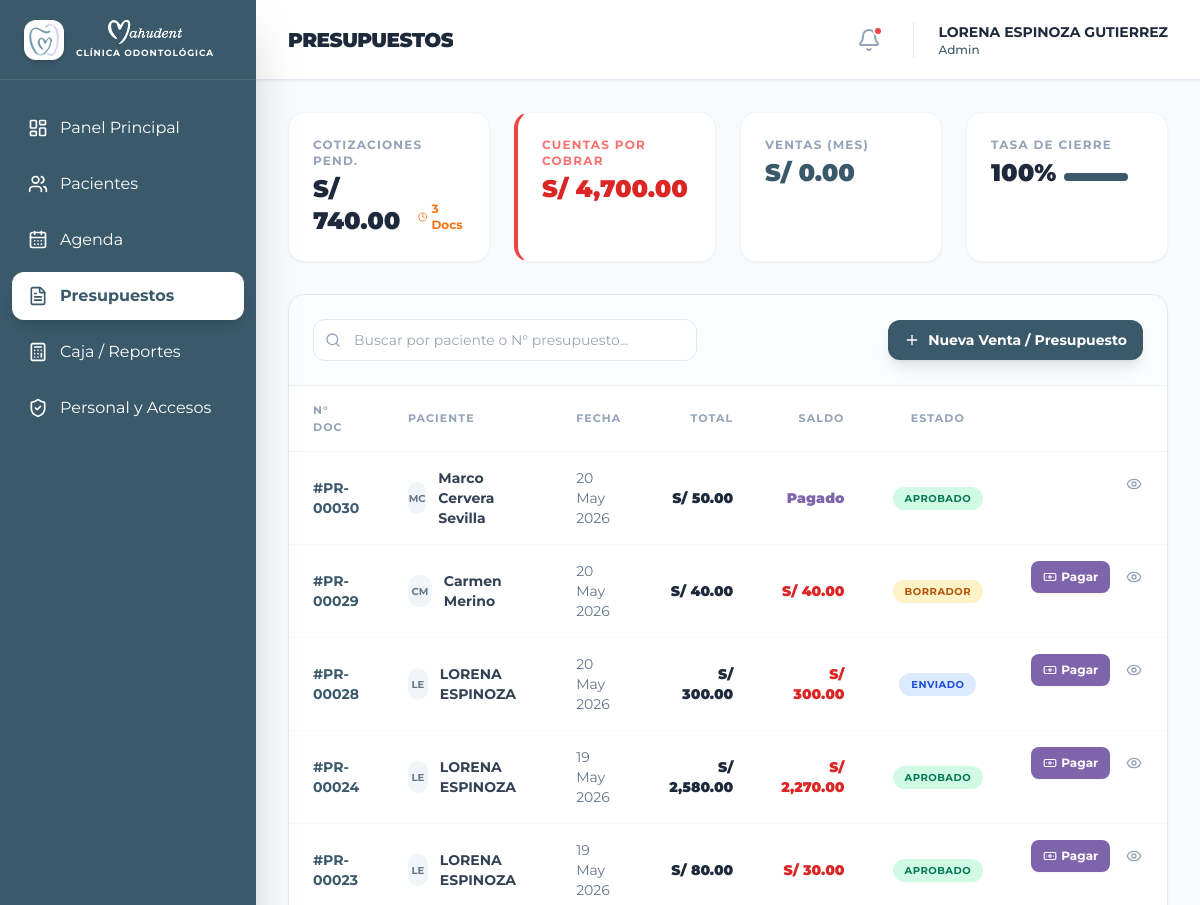
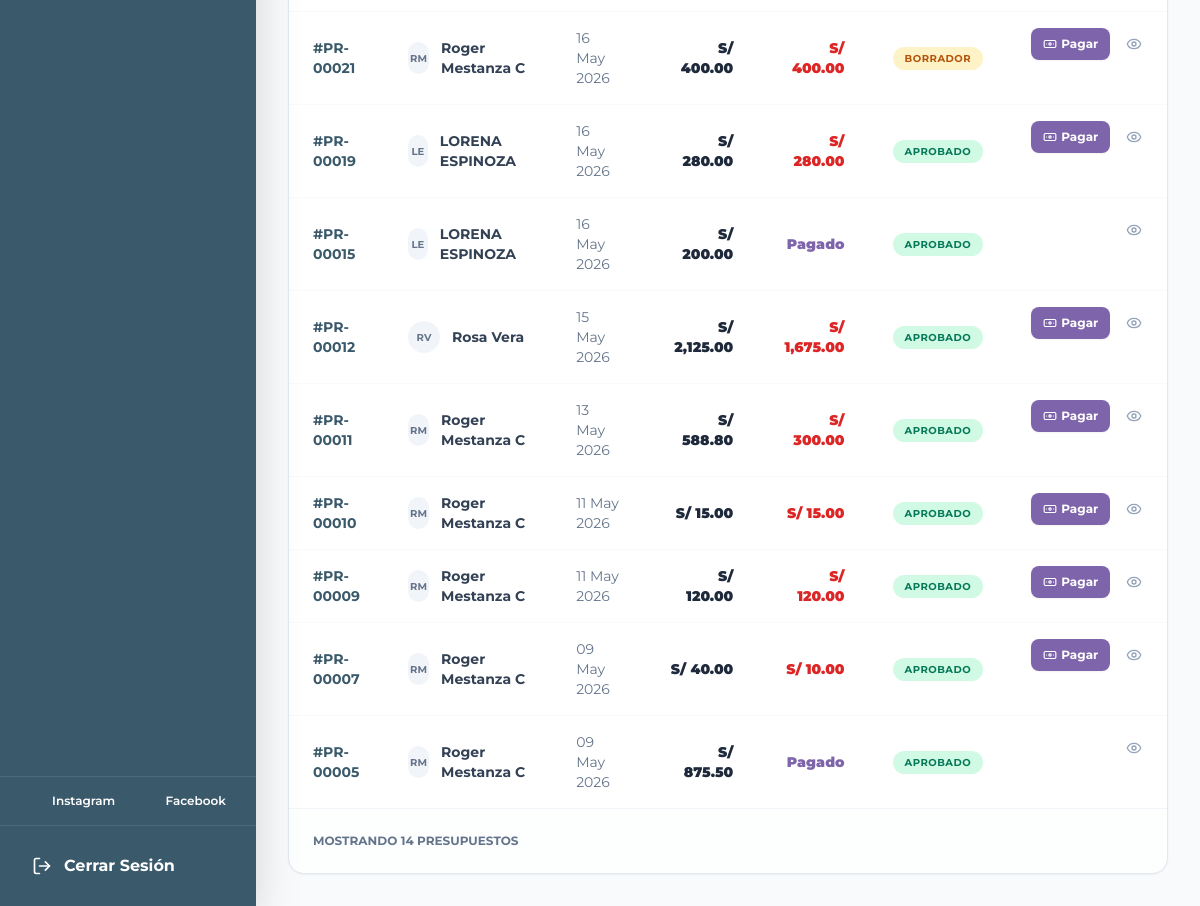
Screenshot of /presupuestos.php (signed in) with the database file from the repository (2 pictures, top to bottom).
### tables this page shows
CREATE TABLE `presupuestos` (
  `id` int(11) NOT NULL AUTO_INCREMENT,
  `paciente_id` int(11) NOT NULL,
  `doctor_id` int(11) DEFAULT NULL,
  `fecha_emision` date NOT NULL,
  `fecha_vigencia` date DEFAULT NULL,
  `subtotal` decimal(10,2) NOT NULL DEFAULT '0.00',
  `descuento_porcentaje` decimal(5,2) DEFAULT '0.00',
  `descuento_monto` decimal(10,2) DEFAULT '0.00',
  `total` decimal(10,2) NOT NULL DEFAULT '0.00',
  `monto_pagado` decimal(10,2) DEFAULT '0.00',
  `saldo_pendiente` decimal(10,2) DEFAULT '0.00',
  `estado` enum('Borrador','Enviado','Aprobado','Rechazado','Vencido') DEFAULT 'Borrador',
  `notas` text,
  `fecha_creacion` timestamp NOT NULL DEFAULT CURRENT_TIMESTAMP,
  PRIMARY KEY (`id`),
  KEY `paciente_id` (`paciente_id`),
  KEY `doctor_id` (`doctor_id`),
  CONSTRAINT `presupuestos_ibfk_1` FOREIGN KEY (`paciente_id`) REFERENCES `pacientes` (`id`) ON DELETE CASCADE,
  CONSTRAINT `presupuestos_ibfk_2` FOREIGN KEY (`doctor_id`) REFERENCES `usuarios` (`id`) ON DELETE SET NULL
);

CREATE TABLE `pacientes` (
  `id` int(11) NOT NULL AUTO_INCREMENT,
  `dni` varchar(20) NOT NULL,
  `nombre` varchar(100) NOT NULL,
  `fecha_nacimiento` date DEFAULT NULL,
  `lugar_nacimiento` varchar(100) DEFAULT NULL,
  `sexo` varchar(15) DEFAULT NULL,
  `telefono` varchar(20) DEFAULT NULL,
  `email` varchar(100) DEFAULT NULL,
  `direccion` varchar(255) DEFAULT NULL,
  `procedencia` varchar(100) DEFAULT NULL,
  `contacto_emergencia` varchar(150) DEFAULT NULL,
  `telefono_emergencia` varchar(20) DEFAULT NULL,
  `ocupacion` varchar(100) DEFAULT NULL,
  `alergias` text,
  `enfermedades_cronicas` text,
  `padece_enfermedad` tinyint(1) DEFAULT NULL,
  `consume_medicamentos` tinyint(1) DEFAULT NULL,
  `medicamentos_detalle` varchar(255) DEFAULT NULL,
  `alergia_medicamentos` tinyint(1) DEFAULT NULL,
  `alergia_medicamentos_detalle` varchar(255) DEFAULT NULL,
  `antecedentes_familiares` tinyint(1) DEFAULT NULL,
  `antecedentes_familiares_detalle` varchar(255) DEFAULT NULL,
  `alergia_anestesia` tinyint(1) DEFAULT NULL,
  `embarazada` tinyint(1) DEFAULT NULL,
  `sangran_encias` tinyint(1) DEFAULT NULL,
  `ultima_visita_dentista` date DEFAULT NULL,
  `ultima_visita_motivo` varchar(255) DEFAULT NULL,
  `frecuencia_cepillado` varchar(50) DEFAULT NULL,
  `usa_cepillo` tinyint(1) DEFAULT '1',
  `usa_pasta_dental` tinyint(1) DEFAULT '1',
  `usa_hilo_dental` tinyint(1) DEFAULT '0',
  `usa_enjuague` tinyint(1) DEFAULT '0',
  `fecha_registro` timestamp NOT NULL DEFAULT CURRENT_TIMESTAMP,
  `estado_activo` tinyint(1) DEFAULT '1',
  PRIMARY KEY (`id`),
  UNIQUE KEY `dni` (`dni`)
);

### controllers/PresupuestoController.php (called while the page is built, shortened)
<?php
require_once 'config/conexion.php';
require_once 'models/Presupuesto.php';
class PresupuestoController {
    private $presupuestoModel;
    public function __construct() {
        global $conn;
        $this->presupuestoModel = new Presupuesto($conn);
    }
    public function getTodosPresupuestos() {
        return $this->presupuestoModel->getAll();
    }
}
?>

### models/Presupuesto.php (called while the page is built, shortened)
<?php
class Presupuesto {
    private $conn;
    public function __construct($db) {
        $this->conn = $db;
    }
    public function getAll() {
        $sql = "SELECT p.*, u.nombre as doctor_nombre, pac.nombre as paciente_nombre, pac.dni as paciente_dni, pac.estado_activo as paciente_estado_activo
                FROM presupuestos p
                LEFT JOIN usuarios u ON p.doctor_id = u.id
                LEFT JOIN pacientes pac ON p.paciente_id = pac.id
                ORDER BY p.fecha_creacion DESC";
        $result = $this->conn->query($sql);
        $presupuestos = [];
        while ($row = $result->fetch_assoc()) {
            $presupuestos[] = $row;
        }
        return $presupuestos;
    }
}
?>

### presupuestos.php (the view, shortened to what this page needs)
<?php
require_once 'controllers/PresupuestoController.php';
$controller = new PresupuestoController();
$presupuestos = $controller->getTodosPresupuestos();
$totalPendientes = 0;
$docsPendientes = 0;
$totalAprobadosMes = 0;
$totalAprobados = 0;
$totalRechazados = 0;
$cuentasPorCobrar = 0;
foreach ($presupuestos as $p) {
    $total = floatval($p['total']);
    $pagado = floatval($p['monto_pagado'] ?? 0);
    $saldo = $total - $pagado;
    if ($p['estado'] == 'Enviado' || $p['estado'] == 'Borrador') {
        $totalPendientes += $total;
        $docsPendientes++;
    }
    if ($p['estado'] == 'Aprobado') {
        $totalAprobados++;
        if ($saldo > 0) {
            $cuentasPorCobrar += $saldo;
        }
    }
}
$tasaCierre = ($totalAprobados + $totalRechazados) > 0 ? ($totalAprobados / ($totalAprobados + $totalRechazados)) * 100 : 0;
?>
<!DOCTYPE html>
<html lang="es">
<head>
    <script src="https://cdn.tailwindcss.com"></script>
    <link href="https://cdn.jsdelivr.net/npm/tom-select@2.2.2/dist/css/tom-select.css" rel="stylesheet">
</head>
<body class="flex h-screen overflow-hidden">
    <?php include 'includes/sidebar.php'; ?>
    <main class="flex-1 flex flex-col min-w-0 overflow-hidden">
        <?php $page_title = 'Presupuestos'; include 'includes/header.php'; ?>
        <div class="flex-1 overflow-y-auto p-4 md:p-8">
            <div class="grid grid-cols-1 md:grid-cols-4 gap-6 mb-8">
                <div class="bg-white p-6 rounded-2xl shadow-sm border border-slate-100">
                    <p class="text-xs font-bold text-slate-400 uppercase tracking-widest mb-1">Cotizaciones Pend.</p>
                    <div class="flex items-end gap-2">
                        <span class="text-2xl font-black text-slate-800">S/ <?php echo number_format($totalPendientes, 2); ?></span>
                        <span class="text-xs font-bold text-orange-500 mb-1 flex items-center gap-1">
                            <i data-lucide="clock" class="w-3 h-3"></i> <?php echo $docsPendientes; ?> Docs
                        </span>
                    </div>
                </div>
                <div class="bg-white p-6 rounded-2xl shadow-sm border border-slate-100 border-l-4 border-l-red-500">
                    <p class="text-xs font-bold text-red-400 uppercase tracking-widest mb-1">Cuentas por Cobrar</p>
                    <div class="flex items-end gap-2">
                        <span class="text-2xl font-black text-red-600">S/ <?php echo number_format($cuentasPorCobrar, 2); ?></span>
                    </div>
                </div>
                <div class="bg-white p-6 rounded-2xl shadow-sm border border-slate-100">
                    <p class="text-xs font-bold text-slate-400 uppercase tracking-widest mb-1">Ventas (Mes)</p>
                    <div class="flex items-end gap-2">
                        <span class="text-2xl font-black text-brand">S/ <?php echo number_format($totalAprobadosMes, 2); ?></span>
                    </div>
                </div>
                <div class="bg-white p-6 rounded-2xl shadow-sm border border-slate-100">
                    <p class="text-xs font-bold text-slate-400 uppercase tracking-widest mb-1">Tasa de Cierre</p>
                    <div class="flex items-end gap-2">
                        <span class="text-2xl font-black text-slate-800"><?php echo round($tasaCierre); ?>%</span>
                        <div class="w-16 h-2 bg-slate-100 rounded-full mb-2 overflow-hidden">
                            <div class="bg-brand h-full" style="width: <?php echo $tasaCierre; ?>%"></div>
                        </div>
                    </div>
                </div>
            </div>
            <div class="bg-white rounded-2xl shadow-sm border border-slate-200 overflow-hidden">
                <div class="p-6 border-b border-slate-100 flex flex-col md:flex-row justify-between items-start md:items-center gap-4 bg-slate-50/50">
                    <div class="relative w-full md:w-96">
                        <i data-lucide="search" class="absolute left-3 top-1/2 -translate-y-1/2 w-4 h-4 text-slate-400"></i>
                        <input type="text" id="busquedaGlobal" placeholder="Buscar por paciente o N° presupuesto..." class="w-full pl-10 pr-4 py-2.5 rounded-xl border border-slate-200 text-sm focus:outline-none focus:ring-2 focus:ring-teal-200 focus:border-teal-500">
                    </div>
                    <div class="flex gap-2 w-full md:w-auto">
                        <button onclick="document.getElementById('modalSeleccionarPaciente').classList.remove('hidden'); document.getElementById('modalSeleccionarPaciente').classList.add('flex');" class="flex-1 md:flex-none px-4 py-2.5 bg-brand text-white rounded-xl text-sm font-bold shadow-lg hover:bg-teal-800 transition flex items-center justify-center gap-2">
                            <i data-lucide="plus" class="w-4 h-4"></i> Nueva Venta / Presupuesto
                        </button>
                    </div>
                </div>
                <div class="overflow-x-auto">
                    <table class="w-full text-left border-collapse" id="tablaPresupuestos">
                        <thead>
                            <tr class="text-[11px] font-black text-slate-400 uppercase tracking-widest border-b border-slate-100">
                                <th class="px-6 py-4">N° Doc</th>
                                <th class="px-6 py-4">Paciente</th>
                                <th class="px-6 py-4">Fecha</th>
                                <th class="px-6 py-4 text-right">Total</th>
                                <th class="px-6 py-4 text-right">Saldo</th>
                                <th class="px-6 py-4 text-center">Estado</th>
                                <th class="px-6 py-4"></th>
                            </tr>
                        </thead>
                        <tbody class="divide-y divide-slate-50">
                            <?php if (empty($presupuestos)): ?>
                                <tr>
                                    <td colspan="6" class="px-6 py-10 text-center text-slate-400 font-medium">No se encontraron presupuestos registrados.</td>
                                </tr>
                            <?php else: ?>
                                <?php foreach ($presupuestos as $p):
                                    $badgeClass = 'bg-slate-100 text-slate-500';
                                    switch($p['estado']) {
                                        case 'Aprobado': $badgeClass = 'bg-emerald-100 text-emerald-700'; break;
                                        case 'Enviado': $badgeClass = 'bg-blue-100 text-blue-700'; break;
                                        case 'Borrador': $badgeClass = 'bg-amber-100 text-amber-700'; break;
                                    }
                                    $total = floatval($p['total']);
                                    $pagado = floatval($p['monto_pagado'] ?? 0);
                                    $saldo = $total - $pagado;
                                    $onclickAttr = "";
                                    if (isset($p['paciente_estado_activo']) && $p['paciente_estado_activo'] == 0) {
                                        $onclickAttr = "onclick=\"alert('Este presupuesto pertenece a un paciente inhabilitado. Debe restaurar al paciente desde el módulo de Pacientes para ver los detalles.')\"";
                                    } else {
                                        $onclickAttr = "onclick=\"location.href='paciente_detalle.php?id=" . $p['paciente_id'] . "&open_presupuesto=" . $p['id'] . "#presupuestos'\"";
                                    }
                                ?>
                                <tr class="hover:bg-slate-50/80 transition-colors group cursor-pointer" <?php echo $onclickAttr; ?>>
                                    <td class="px-6 py-4 text-sm font-bold text-brand">#PR-<?php echo str_pad($p['id'], 5, '0', STR_PAD_LEFT); ?></td>
                                    <td class="px-6 py-4">
                                        <div class="flex items-center gap-3">
                                            <div class="w-8 h-8 rounded-full bg-slate-100 flex items-center justify-center text-[10px] font-bold text-slate-500">
                                                <?php
                                                    $parts = explode(' ', $p['paciente_nombre']);
                                                    echo strtoupper(substr($parts[0], 0, 1) . (isset($parts[1]) ? substr($parts[1], 0, 1) : ''));
                                                ?>
                                            </div>
                                            <span class="text-sm font-bold text-slate-700"><?php echo htmlspecialchars($p['paciente_nombre']); ?></span>
                                        </div>
                                    </td>
                                    <td class="px-6 py-4 text-sm text-slate-500"><?php echo date('d M Y', strtotime($p['fecha_emision'])); ?></td>
                                    <td class="px-6 py-4 text-sm font-black text-slate-800 text-right">S/ <?php echo number_format($total, 2); ?></td>
                                    <td class="px-6 py-4 text-sm font-black text-right <?php echo $saldo > 0 ? 'text-red-600' : 'text-teal-600'; ?>">
                                        <?php echo $saldo > 0 ? 'S/ ' . number_format($saldo, 2) : 'Pagado'; ?>
                                    </td>
                                    <td class="px-6 py-4">
                                        <div class="flex justify-center">
                                            <span class="px-3 py-1 rounded-full <?php echo $badgeClass; ?> text-[10px] font-bold uppercase tracking-wider"><?php echo $p['estado']; ?></span>
                                        </div>
                                    </td>
                                    <td class="px-6 py-4 text-right flex justify-end gap-2">
                                        <?php if ($saldo > 0): ?>
                                            <button onclick="event.stopPropagation(); location.href='paciente_detalle.php?id=<?php echo $p['paciente_id']; ?>&open_presupuesto=<?php echo $p['id']; ?>&action=pay#presupuestos'"
                                                class="px-3 py-1.5 bg-teal-600 hover:bg-teal-700 text-white rounded-lg transition font-bold text-xs flex items-center gap-1 shadow-sm">
                                                <i data-lucide="banknote" class="w-3.5 h-3.5"></i> Pagar
                                            </button>
                                        <?php endif; ?>
                                        <button class="p-2 hover:bg-brand-light rounded-lg text-slate-400 hover:text-brand transition"><i data-lucide="eye" class="w-4 h-4"></i></button>
                                    </td>
                                </tr>
                                <?php endforeach; ?>
                            <?php endif; ?>
                        </tbody>
                    </table>
                </div>
                <div class="p-6 border-t border-slate-100 flex items-center justify-between bg-slate-50/30 text-xs font-bold text-slate-500 uppercase">
                    <span>Mostrando <?php echo count($presupuestos); ?> presupuestos</span>
                </div>
            </div>
        </div>
    </main>
</body>
</html>

### presupuestos.php (style rules this page uses)
:root { --brand-primary: #3a596a; --brand-secondary: #ede8f7; --brand-accent: #937ec2; }
body { font-family: 'Montserrat', sans-serif; background-color: #f8fafc; }
.bg-brand { background-color: var(--brand-primary); }
.text-brand { color: var(--brand-primary); }

### rows the page displays
presupuestos: id "00030", paciente.nombre "MC", paciente.nombre "Marco Cervera Sevilla", fecha_emision "20 May 2026", total "50.00", monto_pagado "Pagado", estado "APROBADO"
presupuestos: id "00029", paciente.nombre "CM", paciente.nombre "Carmen Merino", fecha_emision "20 May 2026", total "40.00", estado "BORRADOR"
presupuestos: id "00028", paciente.nombre "LE", paciente.nombre "LORENA ESPINOZA", fecha_emision "20 May 2026", total "300.00", estado "ENVIADO"
presupuestos: id "00024", paciente.nombre "LE", paciente.nombre "LORENA ESPINOZA", fecha_emision "19 May 2026", total "2,580.00", saldo "2,270.00", estado "APROBADO"
presupuestos: id "00023", paciente.nombre "LE", paciente.nombre "LORENA ESPINOZA", fecha_emision "19 May 2026", total "80.00", saldo "30.00", estado "APROBADO"
presupuestos: id "00021", paciente.nombre "RM", paciente.nombre "Roger Mestanza C", fecha_emision "16 May 2026", total "400.00", estado "BORRADOR"
presupuestos: id "00019", paciente.nombre "LE", paciente.nombre "LORENA ESPINOZA", fecha_emision "16 May 2026", total "280.00", estado "APROBADO"
presupuestos: id "00015", paciente.nombre "LE", paciente.nombre "LORENA ESPINOZA", fecha_emision "16 May 2026", total "200.00", monto_pagado "Pagado", estado "APROBADO"
presupuestos: id "00012", paciente.nombre "RV", paciente.nombre "Rosa Vera", fecha_emision "15 May 2026", total "2,125.00", saldo "1,675.00", estado "APROBADO"
presupuestos: id "00011", paciente.nombre "RM", paciente.nombre "Roger Mestanza C", fecha_emision "13 May 2026", total "588.80", saldo "300.00", estado "APROBADO"
presupuestos: id "00010", paciente.nombre "RM", paciente.nombre "Roger Mestanza C", fecha_emision "11 May 2026", total "15.00", estado "APROBADO"
presupuestos: id "00009", paciente.nombre "RM", paciente.nombre "Roger Mestanza C", fecha_emision "11 May 2026", total "120.00", estado "APROBADO"
presupuestos: id "00007", paciente.nombre "RM", paciente.nombre "Roger Mestanza C", fecha_emision "09 May 2026", total "40.00", saldo "10.00", estado "APROBADO"
presupuestos: id "00005", paciente.nombre "RM", paciente.nombre "Roger Mestanza C", fecha_emision "09 May 2026", total "875.50", monto_pagado "Pagado", estado "APROBADO"

### other values shown
$page_title "PRESUPUESTOS"
$_SESSION['usuario_nombre'] "LORENA ESPINOZA GUTIERREZ"
$_SESSION['usuario_rol'] "Admin"
$totalPendientes "740.00"
$docsPendientes "3"
$cuentasPorCobrar "4,700.00"
$totalAprobadosMes "0.00"
$tasaCierre "100"
count($presupuestos) "14"
